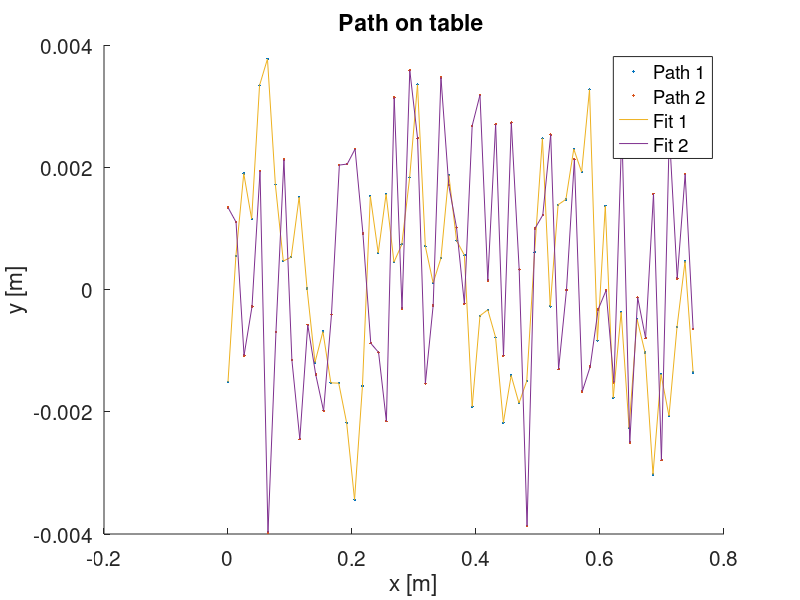
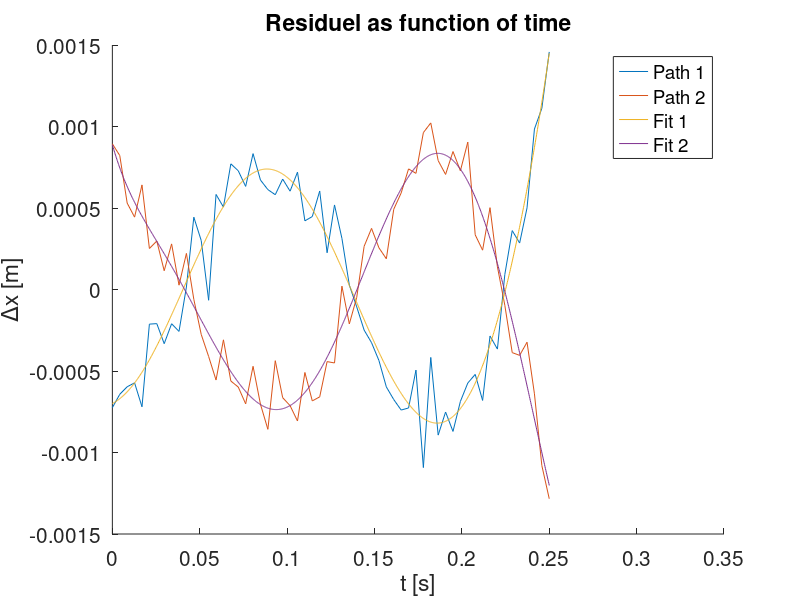
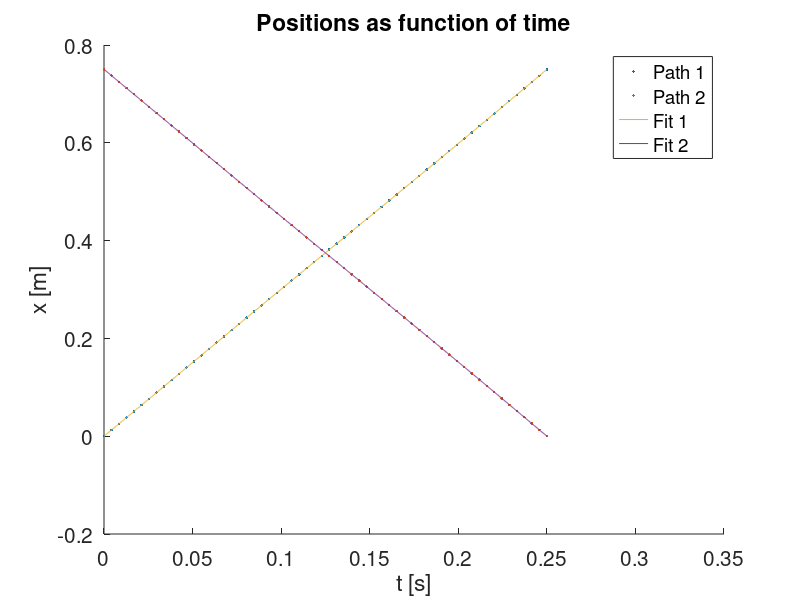
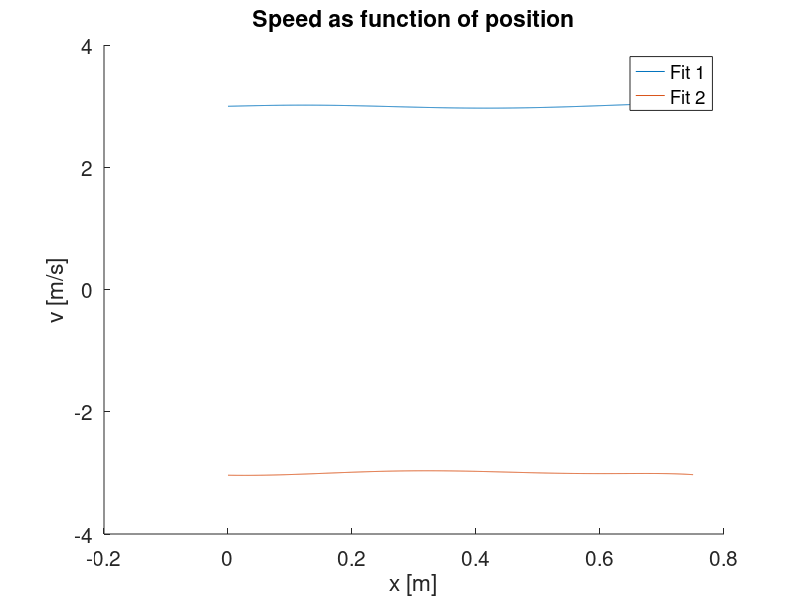

The MATLAB script that drew these images, in order: (Note: this script raises an error after producing the figures.)
clc; clear all; close all;

% A=load('drag.txt');
% t=A(:,1)/8;
% x=A(:,2);
% y=A(:,3);
% dt = 1/240;
% t = dt.*(1:length(t));
% t = t';
% % plot3(x,y,1:length(x))
% % Define bounderys 
% i1 = [1,63];
% i2 = [61,139];
% t1=t(i1(1):i2(1))-t(i1(1));
% x1=x(i1(1):i2(1));
% y1=y(i1(1):i2(1));
% t2=t(i1(2):i2(2))-t(i1(2));
% x2=x(i1(2):i2(2));
% y2=y(i1(2):i2(2));
alpha = 0.0
t1 = linspace(0,0.25,60)
x1 = t1.*3+normrnd(0,1e-4,size(t1))-1/2*alpha*3.*t1.^2
x1 = x1+2e-3*sin(2*pi*x1/(t1(end).*3)).*sin(2*pi/5*x1/(t1(end).*3))+normrnd(0,1e-4,size(t1))
y1 = 2e-3*sin(2*pi*3*x1/x1(end)) +normrnd(0,0.001,size(t1))

t2 = linspace(0,0.25,60)
x2 = t1(end).*3-t2.*3+normrnd(0,1e-4,size(t2))+1/2*alpha*3.*t1.^2
x2 = x2-2e-3*sin(2*pi*x1/(t1(end).*3)).*sin(2*pi/5*x1/(t1(end).*3))+normrnd(0,1e-4,size(t2))
y2 = 2e-3*sin(2*pi/3*x2/x2(end))+normrnd(0,0.001,size(t2))


ns = [7,8,9,10]
alpha = []
for iindex = 1:4
n_poly = ns(iindex)


Rfun=@(a,x)a(1);
dRfun=@(a,x) 0;
ddRfun=@(a,x) 0;
for i=1:n_poly
Rfun=@(a,x) Rfun(a,x)+a(i+1)*x.^i;
dRfun=@(a,x) dRfun(a,x)+i*a(i+1)*x.^(i-1);
end
for i=2:n_poly
ddRfun=@(a,x) ddRfun(a,x)+i*(i-1)*a(i+1)*x.^(i-2);
end

linFun = @(a,t) a(1)+a(2).*t

linBetaX1 = nlinfit(t1,x1,linFun,[1,1])
linBetaX2 = nlinfit(t2,x2,linFun,[1,1])

deltaX1 = x1 - linFun(linBetaX1,t1)
deltaX2 = x2 - linFun(linBetaX2,t2)

betaX1=nlinfit(t1,deltaX1,@(a,t)Rfun(a,t),ones(1,n_poly+1));
betaX2=nlinfit(t2,deltaX2,@(a,t)Rfun(a,t),ones(1,n_poly+1));

x1Fit =@(t) linFun(linBetaX1,t)+Rfun(betaX1,t)
x2Fit =@(t) linFun(linBetaX2,t)+Rfun(betaX2,t)
v1Fit =@(t) linBetaX1(2)+dRfun(betaX1,t)
v2Fit =@(t) linBetaX2(2)+dRfun(betaX2,t)

timelengt = 1000;
ts1 = linspace(t1(1),t1(end),1000);
for i = 1:timelengt
   ts2(i) = fzero(@(t2) x1Fit(ts1(i))-x2Fit(t2),ts1(max(1,length(ts1)-i)));     
end

Alpha = -(ddRfun(betaX2,ts2)-ddRfun(betaX1,ts1))./(v1Fit(ts1)-v2Fit(ts2));

% x,y plot
figure
hold on 
title(['Path on table '])
xlabel('x [m]')
ylabel('y [m]')
set(gca,'fontsize',15)
plot(x1,y1,'.')
plot(x2,y2,'.')
plot(x1Fit(t1),y1)
plot(x2Fit(t2),y2)

% plot(Rfun(betaX1,ts1),Rfun(betaY1,ts1))
% % plot(Rfun(betaX2,ts2),Rfun(betaY2,ts2))
% plot(Rfun(betaX2,t2Adapted),Rfun(betaY2,t2Adapted))
legend('Path 1','Path 2','Fit 1','Fit 2')

%% t,deltax plot
figure
hold on 
title(['Residuel as function of time'])
xlabel('t [s]')
ylabel('\Deltax [m]')
set(gca,'fontsize',15)
plot(t1,x1-linFun(linBetaX1,t1),'')
plot(t2,x2-linFun(linBetaX2,t2),'')
plot(ts1,Rfun(betaX1,ts1))
plot(ts2,Rfun(betaX2,ts2))
legend('Path 1','Path 2','Fit 1','Fit 2')


%% t,x plot
figure
hold on 
title(['Positions as function of time'])
xlabel('t [s]')
ylabel('x [m]')
set(gca,'fontsize',15)
plot(t1,x1,'.')
plot(t2,x2,'.')
plot(ts1,x1Fit(ts1))
plot(ts2,x2Fit(ts2))
legend('Path 1','Path 2','Fit 1','Fit 2')


% x,v plot
figure
hold on 
title(['Speed as function of position'])
xlabel('x [m]')
ylabel('v [m/s]')
set(gca,'fontsize',15)
plot(x1Fit(ts1),v1Fit(ts1))
plot(x2Fit(ts2),v2Fit(ts2))
legend('Fit 1','Fit 2')

% x,a plot
figure
hold on 
title(['Acceleration as function of position'])
xlabel('x [m]')
ylabel('a [m/s^2]')
set(gca,'fontsize',15)
plot(x1Fit(ts1),ddRfun(betaX1,ts1))
plot(x2Fit(ts2),ddRfun(betaX2,ts2))
legend('Fit 1','Fit 2')

%% x,alpha plot
figure
hold on 
title(['Alpha as function of position'])
xlabel('x [m]')
ylabel('\alpha [1/s]')
set(gca,'fontsize',15)
% plot(Rfun(betaX1,ts1),Alpha)
xs= Rfun(betaX1,ts1);
plot(x1Fit(ts1),Alpha)

%% alpha histogram
figure
hold on 
title(['Histogram of Alpha, poly: ',num2str(n_poly)])
xlabel('\alpha [1/s]')
set(gca,'fontsize',15)

Alpha = Alpha(200:(end-200))
histogram(Alpha,100)
[N,E] = histcounts(Alpha,100)
edges = E(1:(end-1))+diff(E)/2
edges = [edges-edges(end)+egeds(-1),edges,edges+edges(end)-edges(1)]
N = [zeros(size(N)),N,zeros(size(N))]

edges = edges(40:(end-40))
N = N(40:(end-40))
% plot(edges,N,'.')
gauss = @(beta,x) beta(1).*exp(-((x-beta(2))./beta(3)).^2./2)
beta = nlinfit(edges,N,gauss,[max(N),0,2])
plot(edges,gauss(beta,edges))
legend('Alpha his',['Gausfit \alpha = ',num2str(beta(2))])

alpha(iindex,:)=Alpha;
end
figure
hold on 
title(['Alpha as function of position'])
xlabel('x [m]')
ylabel('\alpha [1/s]')
set(gca,'fontsize',15)
% plot(Rfun(betaX1,ts1),Alpha)
plot(alpha')

%% alpha histogram
figure
hold on 
title(['Histogram of Alpha'])
xlabel('\alpha [1/s]')
set(gca,'fontsize',15)
histogram(alpha,100)
[N,E] = histcounts(alpha,100)
edges = E(1:(end-1))+diff(E)/2
edges = [edges-edges(end),edges,edges+edges(end)-edges(1)]
N = [zeros(size(N)),N,zeros(size(N))]


edges = edges(50:(end-50))
N = N(50:(end-50))
% plot(edges,N,'.')
gauss = @(beta,x) beta(1).*exp(-((x-beta(2))./beta(3)).^2./2)
[beta,R,J,CovB,MSE,ErrorModelInfo] = nlinfit(edges,N,gauss,[max(N),0,2])
plot(edges,gauss(beta,edges))
legend('Alpha his',['Gausfit \alpha = ',num2str(beta(2))])

ci = nlparci(beta,R,'jacobian',J)

alp = beta(2)
alpUs = norm((ci(2,1)-ci(2,2)))/2
